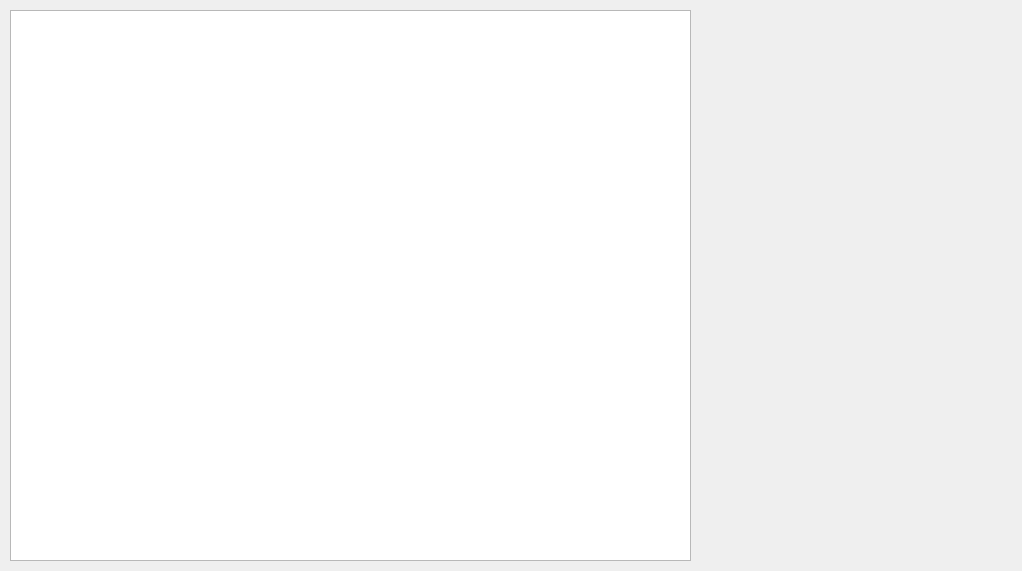
<?xml version="1.0" encoding="UTF-8"?>
<ui version="4.0">
 <class>HomePage</class>
 <widget class="QMainWindow" name="HomePage">
  <property name="geometry">
   <rect>
    <x>0</x>
    <y>0</y>
    <width>1022</width>
    <height>571</height>
   </rect>
  </property>
  <property name="windowTitle">
   <string>MainWindow</string>
  </property>
  <widget class="QWidget" name="main_layout">
   <widget class="QListWidget" name="listWidget">
    <property name="geometry">
     <rect>
      <x>10</x>
      <y>10</y>
      <width>681</width>
      <height>551</height>
     </rect>
    </property>
   </widget>
   <widget class="QWidget" name="widget" native="true">
    <property name="geometry">
     <rect>
      <x>700</x>
      <y>10</y>
      <width>311</width>
      <height>551</height>
     </rect>
    </property>
   </widget>
  </widget>
 </widget>
 <resources/>
 <connections/>
</ui>
